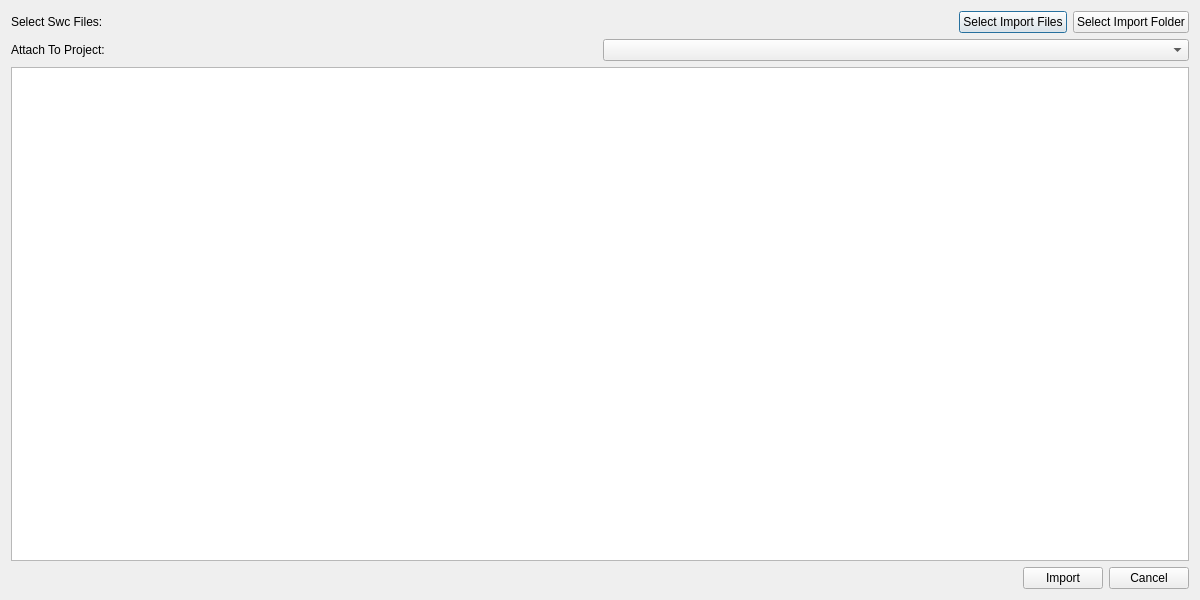
<?xml version="1.0" encoding="UTF-8"?>
<ui version="4.0">
 <class>ViewImportSwcFromFile</class>
 <widget class="QDialog" name="ViewImportSwcFromFile">
  <property name="geometry">
   <rect>
    <x>0</x>
    <y>0</y>
    <width>1200</width>
    <height>600</height>
   </rect>
  </property>
  <property name="windowTitle">
   <string>ViewImportSwcFromFile</string>
  </property>
  <layout class="QVBoxLayout" name="verticalLayout_2">
   <item>
    <layout class="QVBoxLayout" name="verticalLayout">
     <item>
      <layout class="QHBoxLayout" name="horizontalLayout_2">
       <item>
        <widget class="QLabel" name="label">
         <property name="text">
          <string>Select Swc Files:</string>
         </property>
        </widget>
       </item>
       <item>
        <spacer name="horizontalSpacer_2">
         <property name="orientation">
          <enum>Qt::Horizontal</enum>
         </property>
         <property name="sizeHint" stdset="0">
          <size>
           <width>40</width>
           <height>20</height>
          </size>
         </property>
        </spacer>
       </item>
       <item>
        <widget class="QPushButton" name="SelectFilesBtn">
         <property name="text">
          <string>Select Import Files</string>
         </property>
        </widget>
       </item>
       <item>
        <widget class="QPushButton" name="SelectFolderBtn">
         <property name="text">
          <string>Select Import Folder</string>
         </property>
        </widget>
       </item>
      </layout>
     </item>
     <item>
      <layout class="QHBoxLayout" name="horizontalLayout_3">
       <item>
        <widget class="QLabel" name="label_2">
         <property name="sizePolicy">
          <sizepolicy hsizetype="Preferred" vsizetype="Preferred">
           <horstretch>0</horstretch>
           <verstretch>0</verstretch>
          </sizepolicy>
         </property>
         <property name="text">
          <string>Attach To Project:</string>
         </property>
        </widget>
       </item>
       <item>
        <widget class="QComboBox" name="ProjectName"/>
       </item>
      </layout>
     </item>
     <item>
      <layout class="QHBoxLayout" name="horizontalLayout_4">
       <item>
        <widget class="QTableWidget" name="SwcFileInfo"/>
       </item>
      </layout>
     </item>
     <item>
      <layout class="QHBoxLayout" name="horizontalLayout">
       <item>
        <spacer name="horizontalSpacer">
         <property name="orientation">
          <enum>Qt::Horizontal</enum>
         </property>
         <property name="sizeHint" stdset="0">
          <size>
           <width>40</width>
           <height>20</height>
          </size>
         </property>
        </spacer>
       </item>
       <item>
        <widget class="QPushButton" name="ImportBtn">
         <property name="text">
          <string>Import</string>
         </property>
        </widget>
       </item>
       <item>
        <widget class="QPushButton" name="CancelBtn">
         <property name="text">
          <string>Cancel</string>
         </property>
        </widget>
       </item>
      </layout>
     </item>
    </layout>
   </item>
  </layout>
 </widget>
 <resources/>
 <connections/>
</ui>
